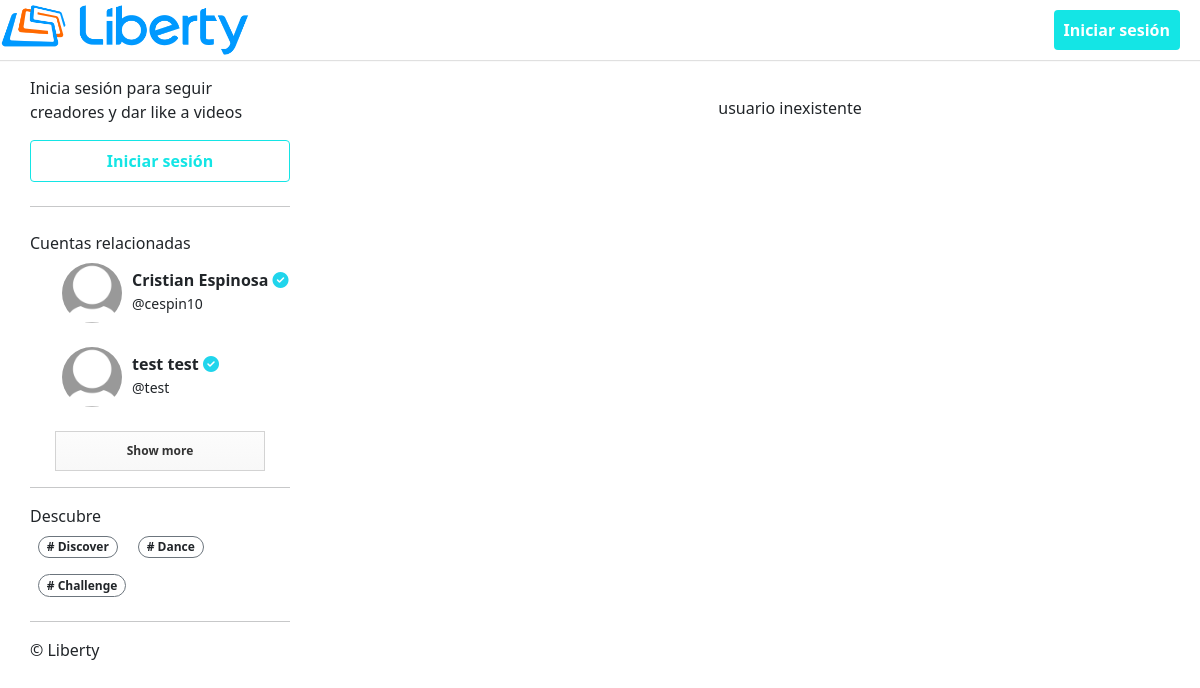
Screenshot of /user.php with the database file from the repository.
### tables this page shows
CREATE TABLE users (
    id_user INT PRIMARY KEY AUTO_INCREMENT,
    email VARCHAR(100),
    username VARCHAR(15),
    passwd VARCHAR(100),
    firstname VARCHAR(15),
    lastname VARCHAR(100),
    num VARCHAR(9),
    prof_descrip VARCHAR(200),
    verify BOOLEAN,
    administrator BOOLEAN,
    prof_img VARCHAR(100),
    mode VARCHAR(100),
    followers INT
);

### include/feed-left.php (the view, shortened to what this page needs)
<div class="col-sm-4 p-custom">
    <div class="p-fixed ofy-auto side-nav">
        <?php
            if (!isset($_SESSION["user"])) {
                ?>
                <div>
                    <p>Inicia sesión para seguir creadores y dar like a videos</p>
                    <a href="login.php">
                        <div style="text-align: center" class="btn2 btn-mw-none btn-outline-blue w-100 p-2">
                            <b>Iniciar sesión</b>
                        </div>
                    </a>
                </div>
                <hr class="my-4">
                <?php
            }
            ?>
        <div>
            <div class="d-flex align-items-center justify-content-between">
                <span>Cuentas relacionadas</span>
            </div>
            <div class="mt-2">
                <ul class="usersList">
                    <?php
                        $sql = "SELECT * FROM users LIMIT 4";
                        $result = mysqli_query($con, $sql);
                        $rows = mysqli_num_rows($result);
                        if ($rows > 0) {
                            while ($reg = mysqli_fetch_array($result)) {
                                $id = $reg["id_user"];
                                $prof_img = $reg["prof_img"];
                                $username = "@".$reg["username"];
                                $firstname = $reg["firstname"];
                                $lastname = $reg["lastname"];
                                ?>
                                <li class="mb-4">
                                    <div class="d-flex" style="align-items: center;">
                                        <img class="suggestedAccountIcon prof-pic" src="<?php echo $prof_img ?>">
                                        <div>
                                            <h6 class="mb-0 fw-bold">
                                                <?php echo $firstname ?> <?php echo $lastname ?>
                                                <?php
                                                    if ($reg["administrator"] == 1) {
                                                        ?>
                                                            <i class="fas fa-check-circle text-blue"></i>
                                                        <?php
                                                    }
                                                ?>
                                            </h6>
                                            <small><?php echo $username ?></small>
                                        </div>
                                    </div>
                                </li>
                                <?php
                            } ?>
                            <div class="show_more_main" id="show_more_main<?php echo $id; ?>">
                                <span id="<?php echo $id; ?>" class="show_more" title="Load more posts">Show more</span>
                            </div>
                            <?php
                        }
                    ?>
                </ul>
            </div>
        </div>
        <hr>
        <div>
            <div class="d-flex align-items-center justify-content-between">
                <span>Descubre</span>
            </div>
            <div>
                <a href="#" class="badge rounded-pill border border-secondary text-dark m-2"># Discover</a>
                <span class="badge rounded-pill border border-secondary text-dark m-2"># Dance</span>
                <span class="badge rounded-pill border border-secondary text-dark m-2"># Challenge</span>
            </div>
        </div>
        <hr>
        <div>
            &copy; Liberty
        </div>
    </div>
</div>

### css/lightSwitch.css (style rules this page uses)
:root { --blue-background: #C2E9F6; --blue-border: #72cce3; --blue-color: #96dcee; --yellow-background: #fffaa8; --yellow-border: #f5eb71; --indigo-background: #808fc7; --indigo-border: #5d6baa; --indigo-color: #6b7abb; --gray-border: #e8e8ea; --gray-dots: #e8e8ea; --white: #fff; }
* { margin: 0; padding: 0; }
body { display: grid; place-items: center; min-height: 100vh; position: relative; }

### css/custom.css (style rules this page uses)
body { margin: 0; }
.btn2 { border: 0px; padding: 8px 10px; font-size: 16px; border-radius: 4px; min-height: 35px; cursor: pointer; max-width: 10rem; }
.btn-mw-none { max-width: 100rem; }
.p-custom { padding: 1rem 0; }
.btn-outline-blue { color: rgb(20 229 229); text-decoration: none; font-weight: 750; border: 1px solid rgb(20 229 229); background-color: transparent; }
.prof-pic { object-fit: cover; width:2.5rem; height: 2.5rem; margin-left: 2rem; border-radius: 50%; }
.p-fixed { position: fixed; width: 22.5%; padding-right: 10px; }
.side-nav { max-height: 90%; }
.ofy-auto { overflow-y: auto; }
a { color: black; }
.show_more_main { margin: 15px 25px; }
.show_more { background-color: #f8f8f8; background-image: -webkit-linear-gradient(top,#fcfcfc 0,#f8f8f8 100%); background-image: linear-gradient(top,#fcfcfc 0,#f8f8f8 100%); border: 1px solid; border-color: #d3d3d3; color: #333; font-size: 12px; outline: 0; }
.show_more { cursor: pointer; display: block; padding: 10px 0; text-align: center; font-weight:bold; }
html { scrollbar-color: #6969dd #e0e0e0; scrollbar-width: thin; }

### css/style.css (style rules this page uses)
a { text-decoration: none; color: #000; }
ul { list-style: none; padding-left: 0; }
.text-blue { color: rgb(32, 213, 236); }
.suggestedAccountIcon { width: 60px; height: 60px; border-radius: 100px; margin-right: 10px; }

### rows the page displays
users: prof_img (placeholder picture), firstname "Cristian", lastname "Espinosa", administrator 1 (drawn), username "@cespin10"
users: prof_img (placeholder picture), firstname "test", lastname "test", administrator 1 (drawn), username "@test"
